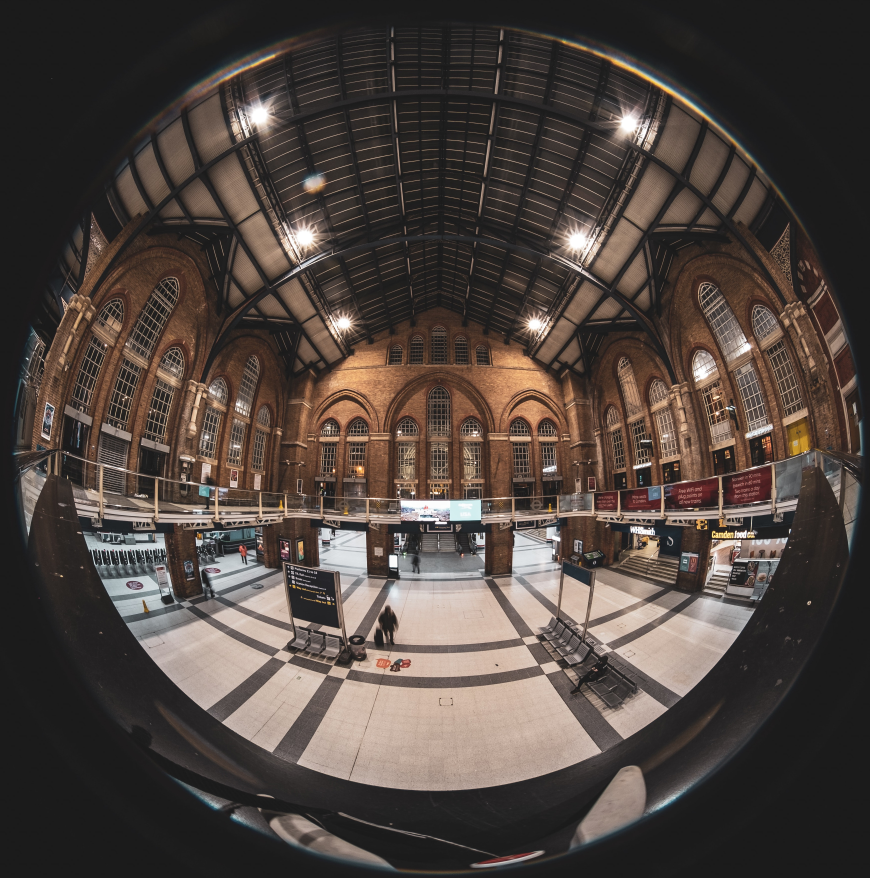
#> input picture images/example2.jpg, 3479 x 3510 px, found by its file name (shown at 1/4 size)
$ python de_fisheye.py
#> lines starting #> are read from the running program, lines starting #| are printed output that depends on the picture
"""
https://github.com/duducosmos/defisheye/tree/master
"""


import cv2
from numpy import arange, sqrt, arctan, sin, tan, meshgrid, pi, hypot
from PIL import Image

class Defisheye:
    """
    Defisheye

    fov: fisheye field of view (aperture) in degrees
    pfov: perspective field of view (aperture) in degrees
    xcenter: x center of fisheye area
    ycenter: y center of fisheye area
    radius: radius of fisheye area
    angle: image rotation in degrees clockwise
    dtype: linear, equalarea, orthographic, stereographic
    format: circular, fullframe
    """

    def __init__(self,
                 infile: str,
                 fov: int = 180,
                 pfov: int = 120,
                 xcenter: int = None,
                 ycenter: int = None,
                 radius: int = None,
                 angle: int = 0,
                 dtype: str = "linear",
                 format: str = "fullframe"
                 ) -> None:

#> called with infile = './images/example2.jpg', fov = 180, pfov = 120, angle = 0, dtype = 'linear', format = 'fullframe'
        self._fov = fov
        self._pfov = pfov
        self._xcenter = xcenter
        self._ycenter = ycenter
        self._radius = radius
        self._angle = angle
        self._dtype = dtype
        self._format = format

        if type(infile) == str:
            _image = cv2.imread(infile)
        else:
            raise Exception("Image format not recognized")

        width = _image.shape[1]
#> width = 3479
        height = _image.shape[0]
#> height = 3510
        xcenter = width // 2
#> xcenter = 1739
        ycenter = height // 2
#> ycenter = 1755

        dim = min(width, height)
#> dim = 3479
        x0 = xcenter - dim // 2
#> x0 = 0
        xf = xcenter + dim // 2
#> xf = 3478
        y0 = ycenter - dim // 2
#> y0 = 16
        yf = ycenter + dim // 2
#> yf = 3494

        self._image = _image[y0:yf, x0:xf, :]
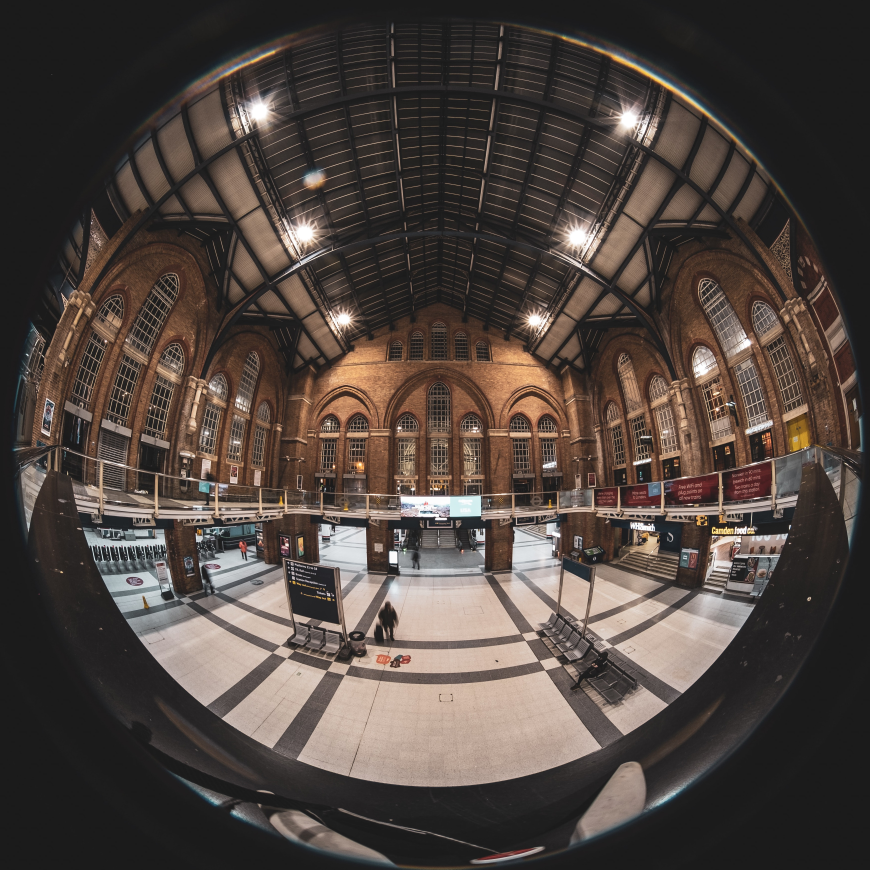
#> self._image: shape (3478, 3478, 3) (shown at 1/4 size); mean B, G, R 63.5, 68.9, 78.9

        self._width = self._image.shape[1]
#> self._width = 3478
        self._height = self._image.shape[0]
#> self._height = 3478

        if self._xcenter is None:
            self._xcenter = (self._width - 1) // 2
#> self._xcenter = 1738

        if self._ycenter is None:
            self._ycenter = (self._height - 1) // 2
#> self._ycenter = 1738

    def _map(self, i, j, ofocinv, dim):

        xd = i - self._xcenter
        yd = j - self._ycenter

        rd = hypot(xd, yd)
        phiang = arctan(ofocinv * rd)

        if self._dtype == "linear":
            ifoc = dim * 180 / (self._fov * pi)
            rr = ifoc * phiang
            # rr = "rr={}*phiang;".format(ifoc)

        elif self._dtype == "equalarea":
            ifoc = dim / (2.0 * sin(self._fov * pi / 720))
            rr = ifoc * sin(phiang / 2)
            # rr = "rr={}*sin(phiang/2);".format(ifoc)

        elif self._dtype == "orthographic":
            ifoc = dim / (2.0 * sin(self._fov * pi / 360))
            rr = ifoc * sin(phiang)
            # rr="rr={}*sin(phiang);".format(ifoc)

        elif self._dtype == "stereographic":
            ifoc = dim / (2.0 * tan(self._fov * pi / 720))
            rr = ifoc * tan(phiang / 2)

        rdmask = rd != 0
        xs = xd.copy()
        ys = yd.copy()

        xs[rdmask] = (rr[rdmask] / rd[rdmask]) * xd[rdmask] + self._xcenter
        ys[rdmask] = (rr[rdmask] / rd[rdmask]) * yd[rdmask] + self._ycenter

        xs[~rdmask] = 0
        ys[~rdmask] = 0

        xs = xs.astype(int)
        ys = ys.astype(int)
        return xs, ys

    def convert(self, outfile=None):
#> called with outfile = './images/defisheye.jpg'
        if self._format == "circular":
            dim = min(self._width, self._height)
        elif self._format == "fullframe":
            dim = sqrt(self._width ** 2.0 + self._height ** 2.0)
#> dim = 4918.6

        if self._radius is not None:
            dim = 2 * self._radius

        # compute output (perspective) focal length and its inverse from ofov
        # phi=fov/2; r=N/2
        # r/f=tan(phi);
        # f=r/tan(phi);
        # f= (N/2)/tan((fov/2)*(pi/180)) = N/(2*tan(fov*pi/360))

        ofoc = dim / (2 * tan(self._pfov * pi / 360))
#> ofoc = 1419.9
        ofocinv = 1.0 / ofoc

        i = arange(self._width)
        j = arange(self._height)
        i, j = meshgrid(i, j)

        xs, ys, = self._map(i, j, ofocinv, dim)
#> in _map, `rd = hypot(xd, yd)`:
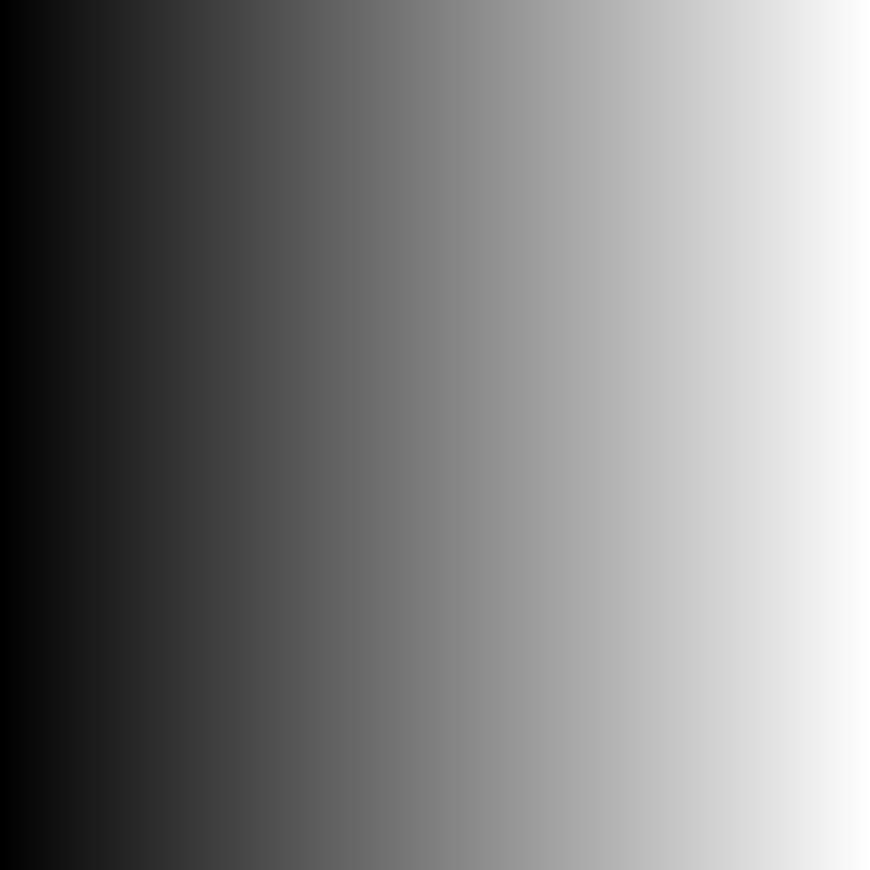
#> xd: shape (3478, 3478) int64 (shown at 1/4 size); min -1738, max 1739, mean 0.5; drawn with min black and max white
#> in _map, `xs[rdmask] = (rr[rdmask] / rd[rdmask]) * xd[rdmask] + self._xcenter`:
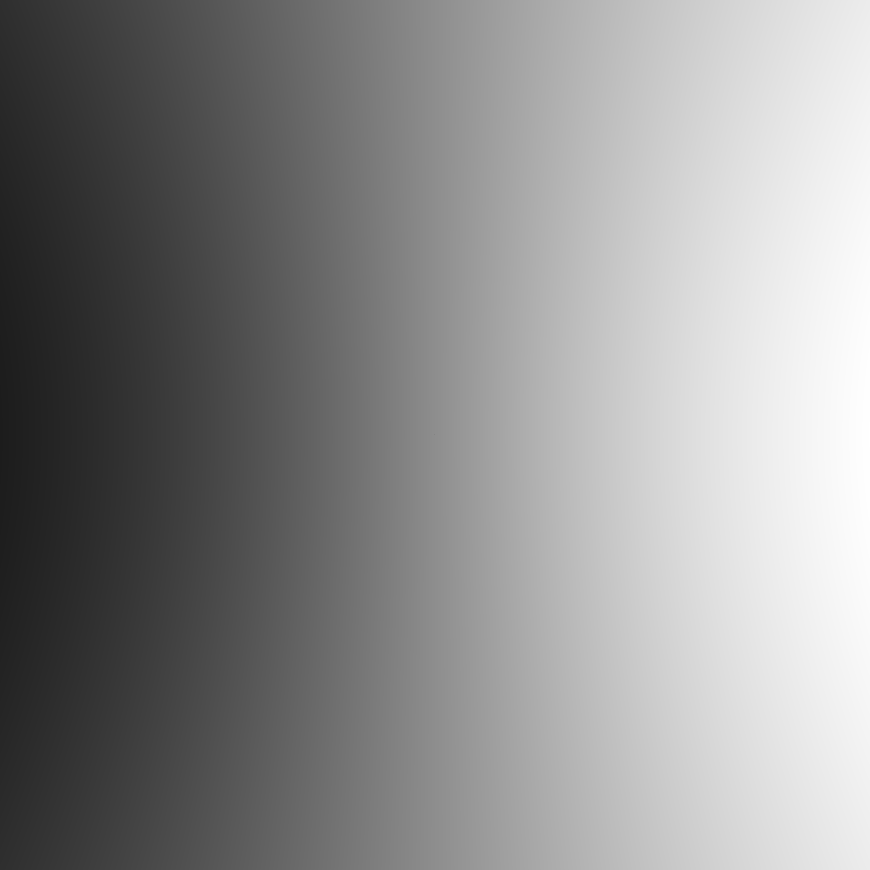
#> xs: shape (3478, 3478) int64 (shown at 1/4 size); min 0, max 3125, mean 1737.9; drawn with min black and max white
#> in _map, `ys[rdmask] = (rr[rdmask] / rd[rdmask]) * yd[rdmask] + self._ycenter`:
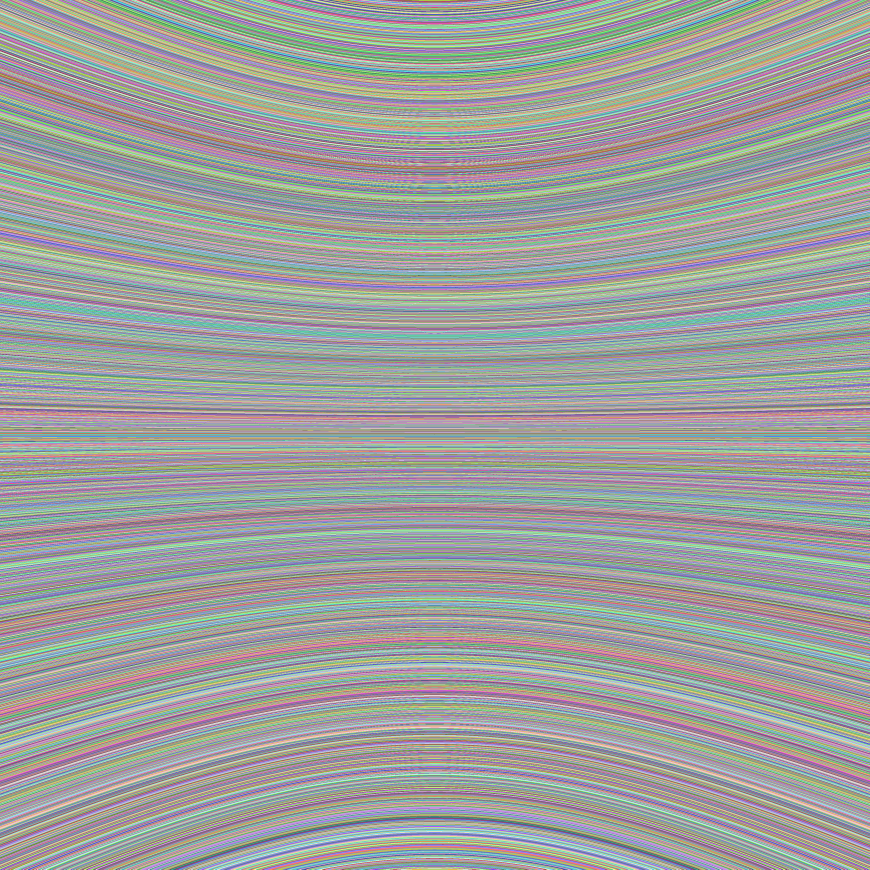
#> ys: shape (3478, 3478) int64 (shown at 1/4 size); 2776 distinct labels, from 0 to 3125; one colour per label, 0 black
        img = self._image.copy()

        img[i, j, :] = self._image[xs, ys, :]
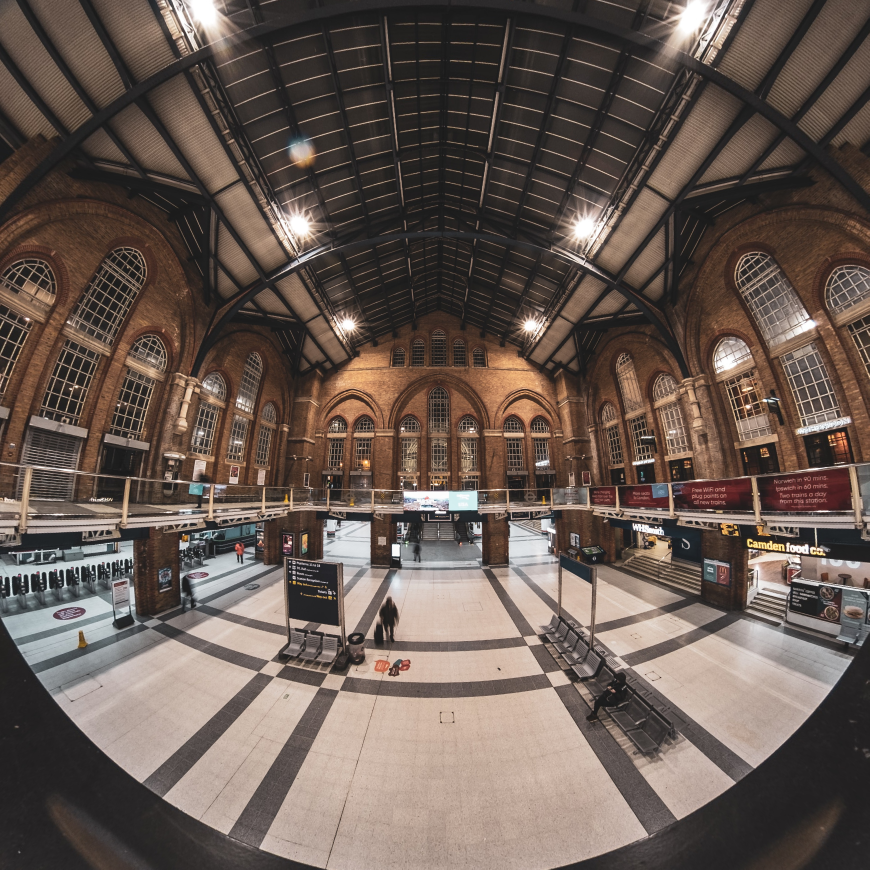
#> img: shape (3478, 3478, 3) (shown at 1/4 size); mean B, G, R 82.6, 90.1, 104.1
        if outfile is not None:
            cv2.imwrite(outfile, img)
        return img


if __name__ == "__main__":
    import argparse
    parser = argparse.ArgumentParser()

    parser.add_argument("--infile", type=str, default="./images/example2.jpg", help="Input image")
    parser.add_argument("--fov", type=int, default=180, help="fisheye field of view (aperture) in degrees")
    parser.add_argument("--pfov", type=int, default=120, help="perspective field of view (aperture) in degrees")
    parser.add_argument("--xcenter", type=int, default=None, help="x center of fisheye area")
    parser.add_argument("--ycenter", type=int, default=None, help="y center of fisheye area")
    parser.add_argument("--radius", type=int, default=None, help="radius of fisheye area")
    parser.add_argument("--angle", type=int, default=0, help="image rotation in degrees clockwise")
    parser.add_argument("--dtype", type=str, default="linear",
                        choices=["linear", "equalarea", "orthographic", "stereographic"],
                        help="choice in [linear, equalarea, orthographic, stereographic]")
    parser.add_argument("--format", type=str, default="fullframe",
                        choices=["circular", "fullframe"],
                        help="choice in [circular, fullframe]")

    opt = parser.parse_args()

    defisheye = Defisheye(**vars(opt))
    defisheye.convert(outfile="./images/defisheye.jpg")

$ run again, with images/traffic.jpg copied over images/example2.jpg
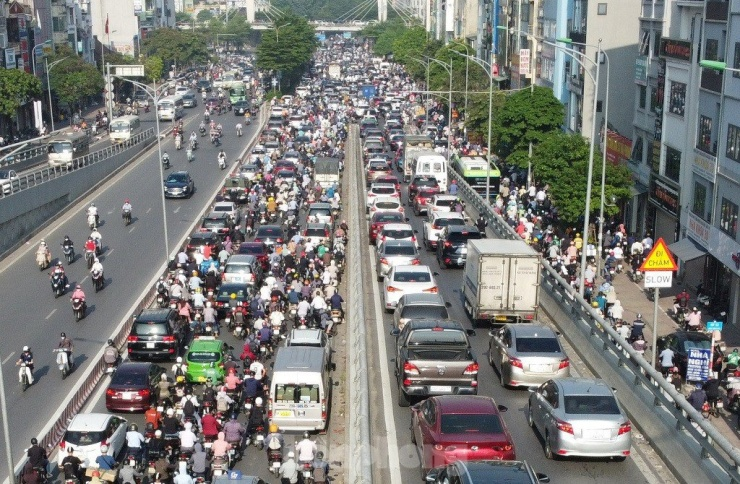
#> input picture images/traffic.jpg, 740 x 484 px, found by its file name
#> in _map, `ys[rdmask] = (rr[rdmask] / rd[rdmask]) * yd[rdmask] + self._ycenter`:
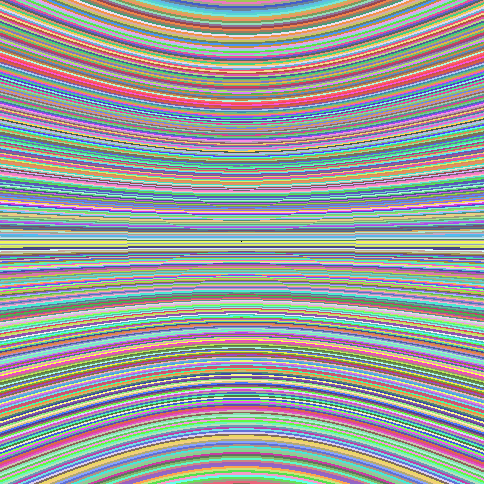
#> ys: shape (484, 484) int64; 388 distinct labels, from 0 to 434; one colour per label, 0 black
#> in convert, `img[i, j, :] = self._image[xs, ys, :]`:
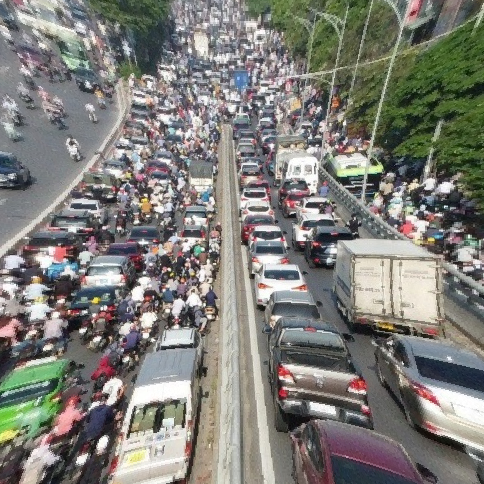
#> img: shape (484, 484, 3); mean B, G, R 120.2, 125.8, 126.8

$ run again, with images/camera3_A_0.png saved as images/example2.jpg
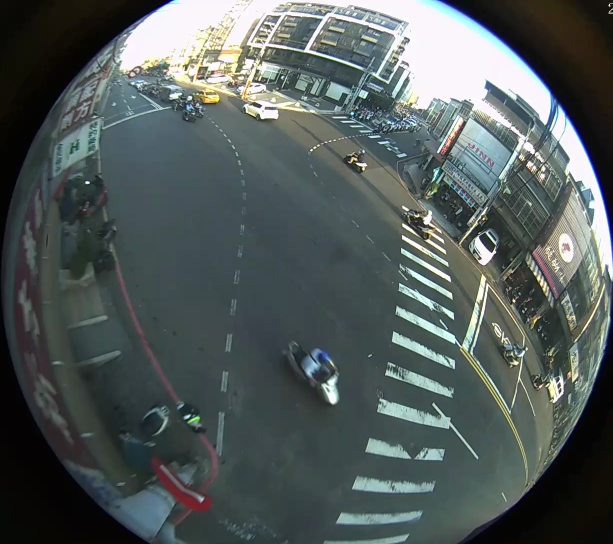
#> input picture images/camera3_A_0.png, 1225 x 1088 px, found by its file name (shown at 1/2 size)
#> in _map, `ys[rdmask] = (rr[rdmask] / rd[rdmask]) * yd[rdmask] + self._ycenter`:
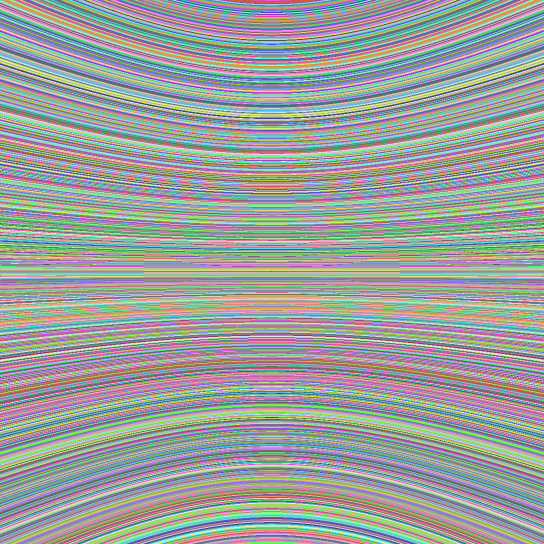
#> ys: shape (1088, 1088) int64 (shown at 1/2 size); 869 distinct labels, from 0 to 976; one colour per label, 0 black
#> in convert, `img[i, j, :] = self._image[xs, ys, :]`:
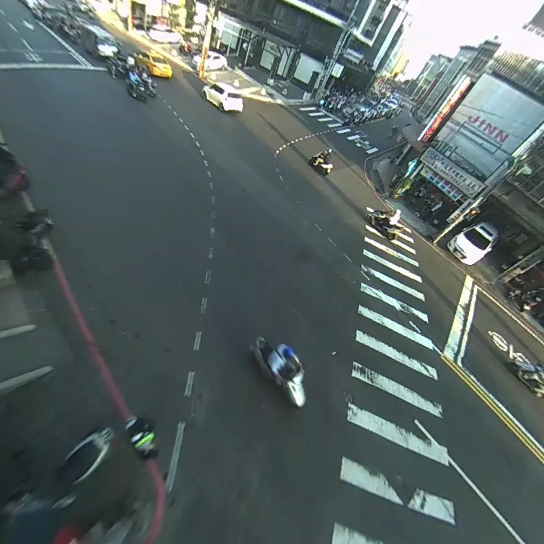
#> img: shape (1088, 1088, 3) (shown at 1/2 size); mean B, G, R 100.4, 101.3, 88.6
